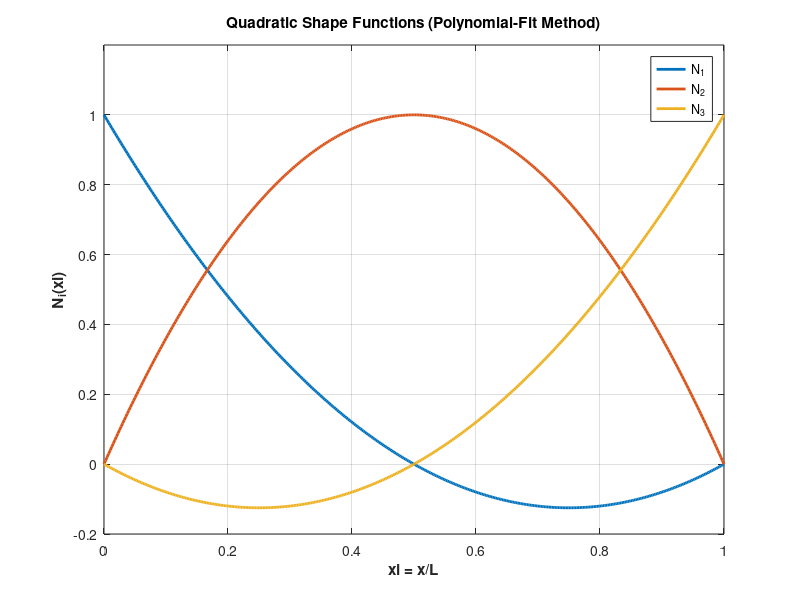

This chart was generated by the following MATLAB code:
% ============================================================
%  Quadratic Shape Functions by Polynomial-Fit (Vandermonde)
%  Nodes at xi = [0, 0.5, 1]
%  Author: ChatGPT
% ============================================================

clear; clc; close all;

% --- Define nodal locations on the reference element
xi_nodes = [0; 0.5; 1];

% --- Build Vandermonde matrix [1 xi xi^2] evaluated at node points
V = [ones(3,1), xi_nodes, xi_nodes.^2];

% --- Solve for polynomial coefficients of each shape function
%     Each column of I (3x3 identity) is the RHS for one shape function
coeffs = V \ eye(3);

% --- Display coefficients neatly
fprintf('Quadratic shape function coefficients (a0 + a1*xi + a2*xi^2):\n');
for i = 1:3
    fprintf('N%d(xi) = %+g + (%+g)*xi + (%+g)*xi^2\n', i, coeffs(1,i), coeffs(2,i), coeffs(3,i));
end

% --- Generate smooth xi vector for plotting
xi = linspace(0,1,400);
N = zeros(3,length(xi));

% --- Evaluate shape functions using the solved coefficients
for i = 1:3
    a0 = coeffs(1,i); a1 = coeffs(2,i); a2 = coeffs(3,i);
    N(i,:) = a0 + a1*xi + a2*xi.^2;
end

% --- Plot the shape functions
figure;
plot(xi, N(1,:), 'LineWidth', 2); hold on;
plot(xi, N(2,:), 'LineWidth', 2);
plot(xi, N(3,:), 'LineWidth', 2);
grid on; box on;
xlabel('xi = x/L', 'FontWeight','bold');
ylabel('N_i(xi)', 'FontWeight','bold');
title('Quadratic Shape Functions (Polynomial-Fit Method)');
legend('N_1','N_2','N_3','Location','best');
ylim([-0.2 1.2]);

% --- Verification at node points (should give identity matrix)
Ncheck = [ones(3,1), xi_nodes, xi_nodes.^2]*coeffs;
disp('Verification: N_i(xi_j) =');
disp(Ncheck);
